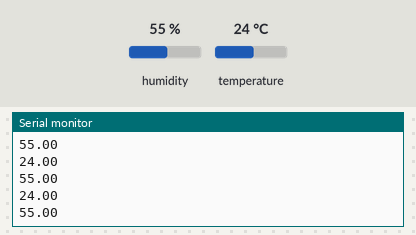
This sketch was run on a simulated ESP8266 (NodeMCU). Parts: the last lines printed to the serial monitor. Inputs (shaded band) come from the test bench; at power-on: humidity 55 %, temperature 24 °C. WiFi joins after 1.5 s; servers stay silent unless stated.

Above: at 2.7 s.
2.8 s: humidity set to 22 %
At 4.18 s:
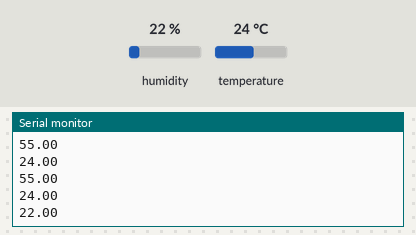
5.6 s: temperature set to 12 °C
At 5.94 s:
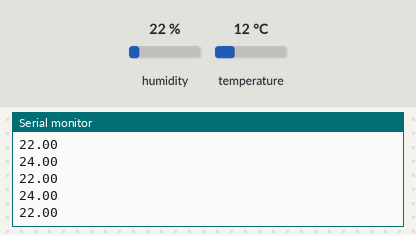
8.4 s: humidity set to 40 %
At 8.43 s:
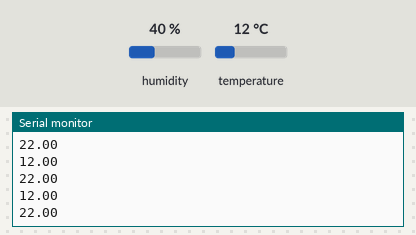
Timing chart, 0 to 11.4 s (numbered marks = the images above; inputs shaded):
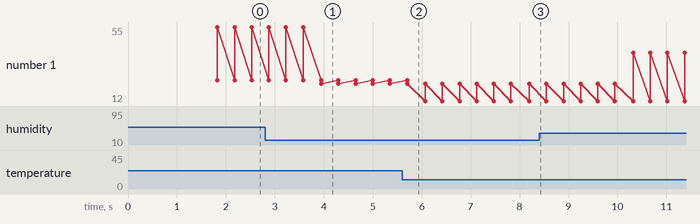

Measured:
- after the input at 2.8 s, the serial monitor: prints a new line after 1.1 s (image 1)
- plotted number 1: 55 → 22 after the input at 2.8 s, 22 → 40 after the input at 8.4 s

The sketch:

NodemcuTempHumidFirebase.ino
```cpp
#include <ESP8266WiFi.h>
#include <FirebaseArduino.h>
#include <DHT.h>
#define DHTTYPE DHT11
#define DHTPIN  D4
DHT dht(DHTPIN, DHTTYPE);
#define FIREBASE_HOST "fir-dht-c32b0.firebaseio.com"
#define FIREBASE_AUTH "TIN9bSVLs1z7gjDJBRbYvy35b09kbC1JF8yc38Op"
#define WIFI_SSID "Shary124_Ext"
#define WIFI_PASSWORD "3343572002@"
void setup() {
   Serial.begin(9600);

  // connect to wifi.
  WiFi.begin(WIFI_SSID, WIFI_PASSWORD);
  Serial.print("connecting");
  while (WiFi.status() != WL_CONNECTED) {
    Serial.print(".");
    delay(500);
  }
  Serial.println();
  Serial.print("connected: ");
  Serial.println(WiFi.localIP());

  Firebase.begin(FIREBASE_HOST, FIREBASE_AUTH);

}

void loop() {
float h = dht.readHumidity();

  float t = dht.readTemperature();
  Firebase.setFloat("Temperature", t);
  Firebase.setFloat("Humidity", h);

   Serial.println(t);
   Serial.println(h);
  delay(50);

}
```
